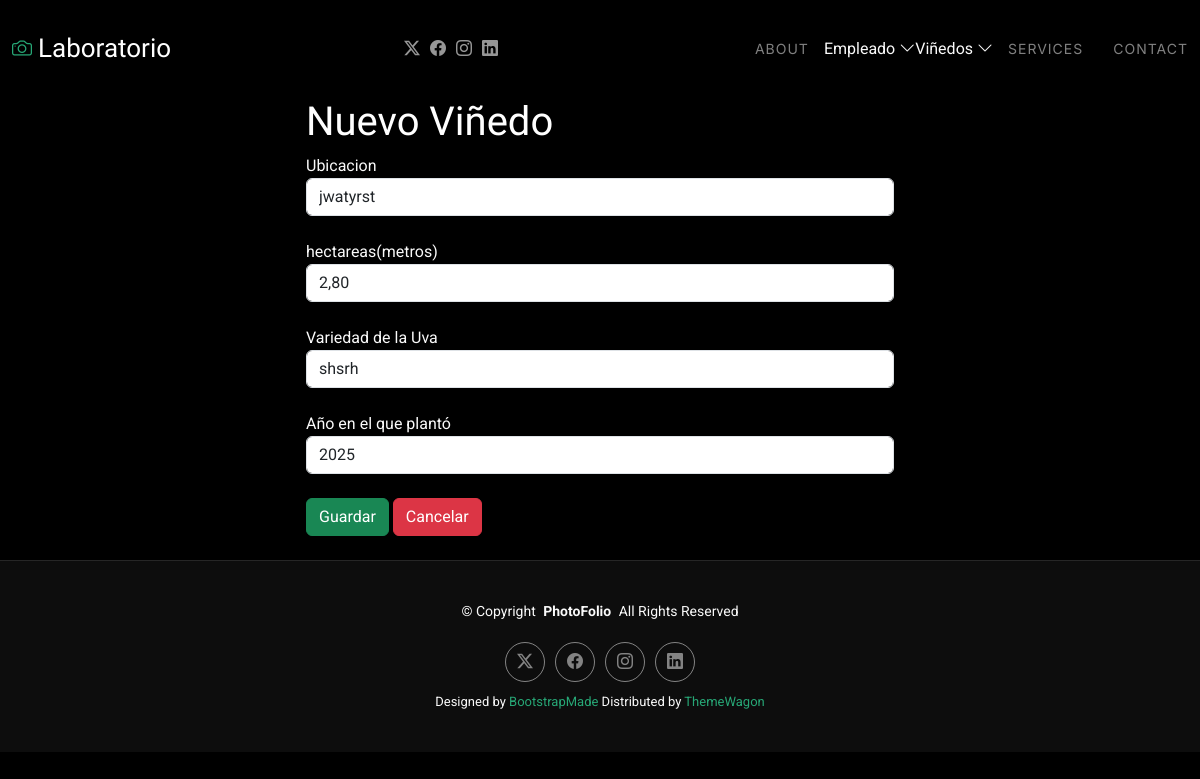
The app's page /editarVinedo/1 with its own data.
### Aplicaciones/Vinedo/models.py (models this page shows, shortened)
class Vinedo(models.Model):
    id = models.AutoField(primary_key=True)
    ubicacion = models.TextField()
    hectareas = models.DecimalField(max_digits=5, decimal_places=2)
    variedad_uva = models.CharField(max_length=100)
    anio_plantacion = models.IntegerField()

### Aplicaciones/Vinedo/views.py (the view)
# urls.py: path('editarVinedo/<id>',views.editarVinedo),
def editarVinedo(request,id):
    vinedoEditar=Vinedo.objects.get(id=id)
    return render(request,"editarVinedo.html",{'vinedoEditar':vinedoEditar})

### Aplicaciones/Vinedo/templates/editarVinedo.html (shortened to what this page needs)
{% extends 'plantilla.html' %}
{% load static %}
{% block body %}
<div class="row" >
    <div class="col-md-3" ></div>
    <div class="col-md-6 bg-black" >
        <h1 >Nuevo Viñedo</h1>
        <form action="/procesarEdicionVinedo" method="post">
            <label for="ubicacion">Ubicacion </label><br>
            <input class="form-control" type="text" name="ubicacion" id="ubicacion" value="{{vinedoEditar.ubicacion}}"><br>
            <label for="hectareas" >hectareas(metros)</label><br>
            <input class="form-control " type="text" name="hectareas" id="hectareas" value="{{vinedoEditar.hectareas}}"><br>
            <label for="variedad_uva" >Variedad de la Uva</label><br>
            <input class="form-control" type="text" name="variedad_uva" id="variedad_uva" value="{{vinedoEditar.variedad_uva}}"><br>
            <label for="anio_plantacion" >Año en el que plantó</label><br>
            <input class="form-control" type="text" name="anio_plantacion" id="anio_plantacion" value="{{vinedoEditar.anio_plantacion}}"><br>
            <button class="btn btn-success" type="submit">Guardar</button>
            <a class="btn btn-danger" href="{% url 'iniciovi' %}">Cancelar</a><br><br>
        </form>
    </div>
    <div class="col-md-3"></div>
</div>
{% endblock %}

### laboratorio/static/plantilla/Pho/assets/css/main.css (style rules this page uses)
:root { --default-font: "Roboto", system-ui, -apple-system, "Segoe UI", Roboto, "Helvetica Neue", Arial, "Noto Sans", "Liberation Sans", sans-serif, "Apple Color Emoji", "Segoe UI Emoji", "Segoe UI Symbol", "Noto Color Emoji"; --heading-font: "Cardo", sans-serif; --nav-font: "Inter", sans-serif; }
:root { --background-color: #000000; --default-color: #fafafa; --heading-color: #ffffff; --accent-color: #27a776; --surface-color: #1a1a1a; --contrast-color: #ffffff; }
:root { --nav-color: rgba(255, 255, 255, 0.5); --nav-hover-color: #ffffff; --nav-mobile-background-color: #1a1a1a; --nav-dropdown-background-color: #1a1a1a; --nav-dropdown-color: rgba(255, 255, 255, 0.5); --nav-dropdown-hover-color: #ffffff; }
:root { scroll-behavior: smooth; }
body { color: var(--default-color); background-color: var(--background-color); font-family: var(--default-font); }
a { color: var(--accent-color); text-decoration: none; transition: 0.3s; }
h1, h2, h3, h4, h5, h6 { color: var(--heading-color); font-family: var(--heading-font); }

### records on screen
Vinedo: ubicacion "jwatyrst", hectareas "2,80", variedad_uva "shsrh", anio_plantacion "2025"
